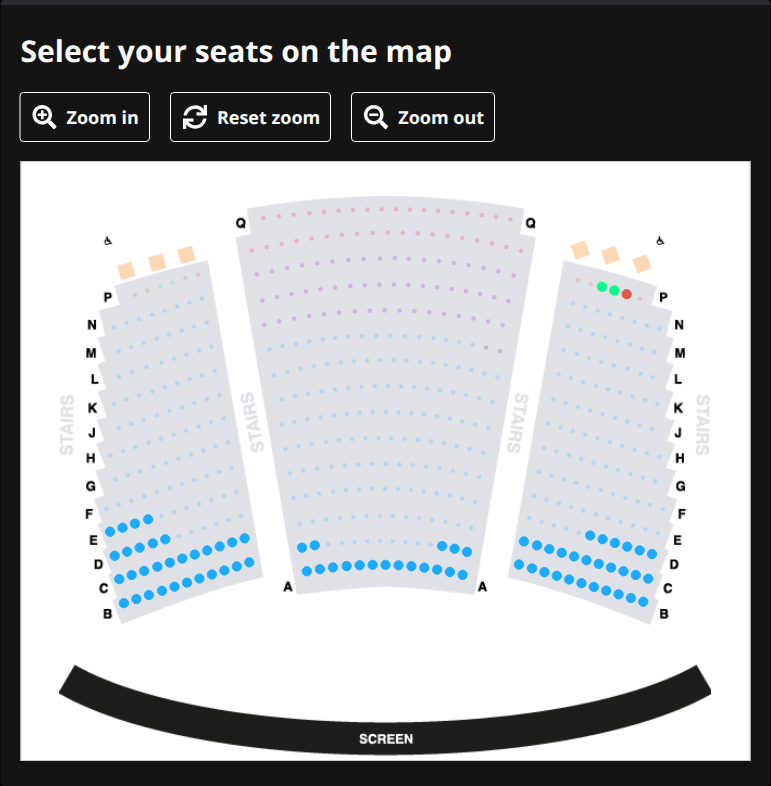
#> input picture seat-maps/2026-08-10_12-00.png, 771 x 786 px
$ python visualize_unique_seats.py
#> lines starting #> are read from the running program, lines starting #| are printed output that depends on the picture; after the words box and inside, x2 and y2 are one past the last pixel; in counts of white or black regions, pixels touching at a corner belong together
"""Plot the unique seat positions to visualize the layout and design a robust row/block mapping."""

import cv2
import json
import numpy as np

with open("detected-seats.json") as f:
#> (reads detected-seats.json from the repository)
    data = json.load(f)

# Collect all seat coordinates across all screenings
all_coords = []
for key, info in data.items():
    for s in info["seats"]:
        all_coords.append((s["x"], s["y"]))

all_coords = np.array(all_coords)

# Deduplicate to find unique seat positions (6px threshold)
sorted_idx = np.lexsort((all_coords[:, 0], all_coords[:, 1]))
sorted_coords = all_coords[sorted_idx]

unique_seats = []
for coord in sorted_coords:
    found = False
    for i, us in enumerate(unique_seats):
        if abs(coord[0] - us[0]) <= 6 and abs(coord[1] - us[1]) <= 6:
            # Average coordinates
            unique_seats[i] = ((unique_seats[i][0] + coord[0]) / 2, (unique_seats[i][1] + coord[1]) / 2)
            found = True
            break
    if not found:
        unique_seats.append((coord[0], coord[1]))

unique_seats = np.array(unique_seats)
print(f"Unique seat positions found: {len(unique_seats)}")

# Load a clean seat map image to draw on
img = cv2.imread("seat-maps/2026-08-10_12-00.png")
#> img is the input picture: shape (786, 771, 3); mean B, G, R 176.5, 174.1, 172.3
viz = img.copy()

# Draw unique seats and their index / coordinates
for idx, (x, y) in enumerate(unique_seats):
    cv2.circle(viz, (int(x), int(y)), 4, (0, 0, 255), -1)
    # Put a small index number next to each seat
    cv2.putText(viz, str(idx), (int(x) - 10, int(y) - 5), cv2.FONT_HERSHEY_SIMPLEX, 0.3, (0, 0, 0), 1)
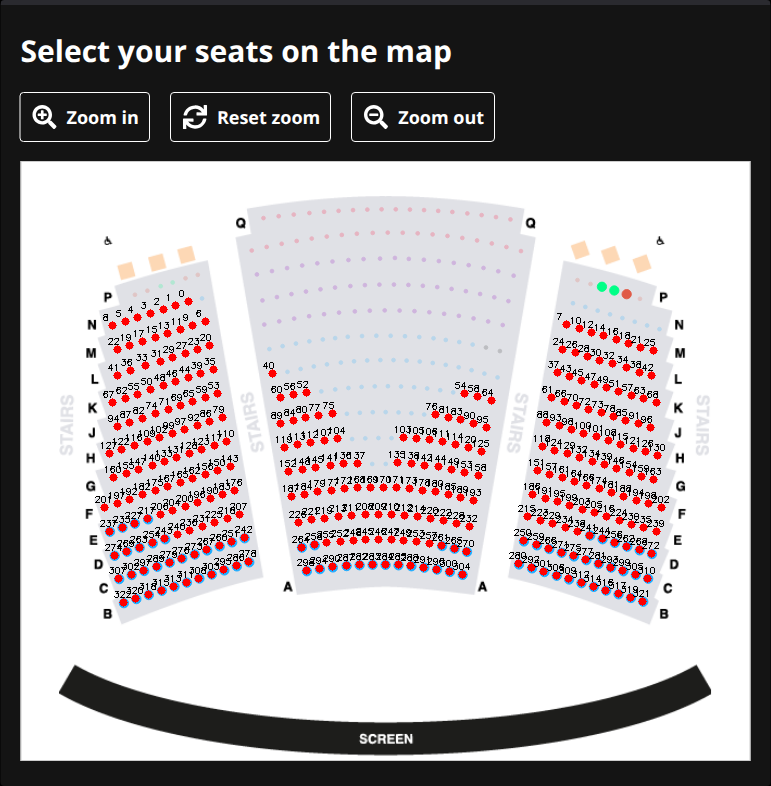
#> viz: shape (786, 771, 3); 4.57% of pixels changed, all inside (x1, y1, x2, y2) = (95, 290, 669, 607)

cv2.imwrite("unique_seats_viz.png", viz)
print("Saved unique_seats_viz.png")
